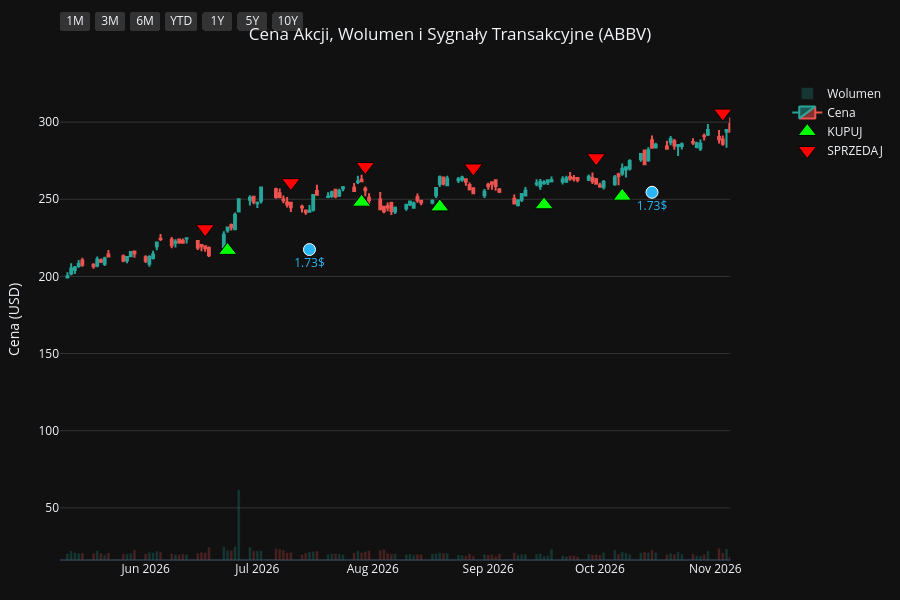
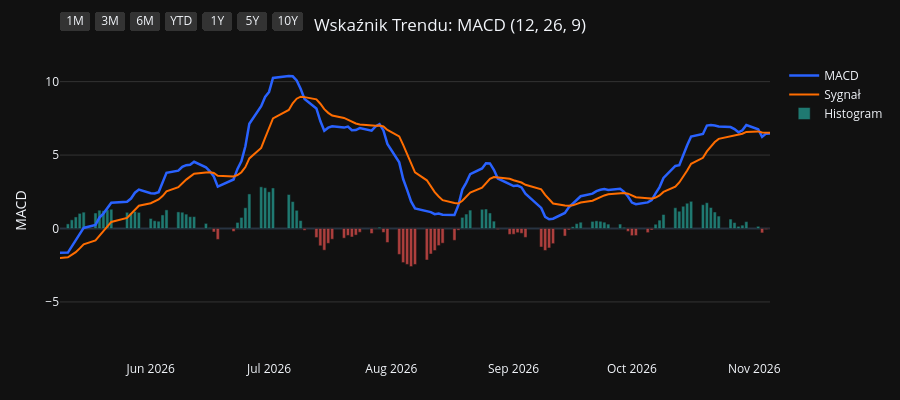
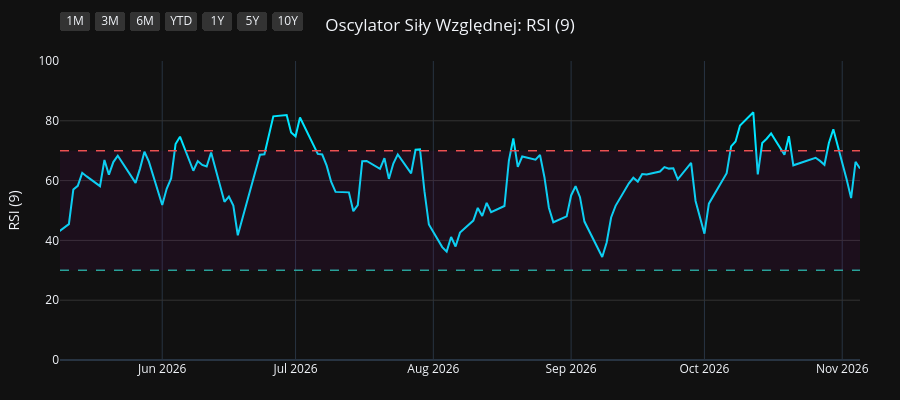
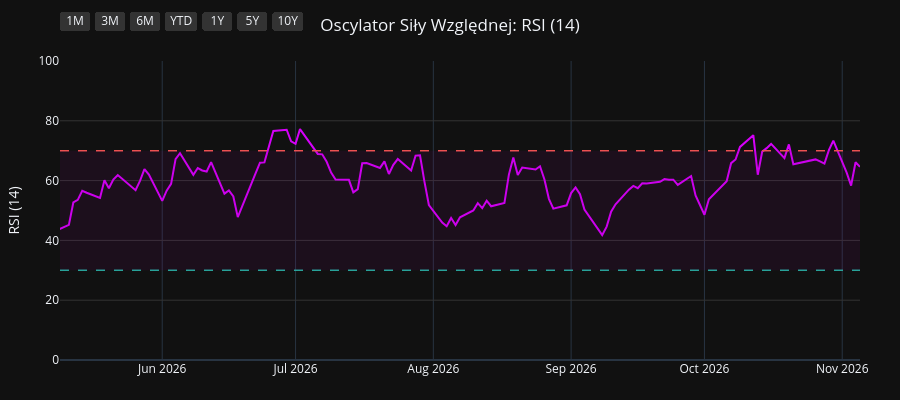

Write notebook code for charts like these, in order.
### Code cell
import os
import yfinance as yf
import pandas as pd
import pandas_ta as ta
import plotly.graph_objects as go
from plotly.subplots import make_subplots

# 1. Pobranie i przygotowanie danych
symbol = os.environ.get("STOCK_TICKER", "").strip().upper()
if not symbol:
    raise RuntimeError("Set STOCK_TICKER before running price_extractor.ipynb")
df = yf.Ticker(symbol).history(period="10y")
df.index = df.index.tz_localize(None)

# Wskaźniki i sygnały
df.ta.macd(fast=12, slow=26, signal=9, append=True)
df.ta.rsi(length=9, append=True)
df.ta.rsi(length=14, append=True)
df.ta.rsi(length=21, append=True)
df.dropna(inplace=True)

macd = df['MACD_12_26_9']
signal = df['MACDs_12_26_9']
wczorajszy_macd = macd.shift(1)
wczorajszy_signal = signal.shift(1)

df['Decyzja'] = 'BRAK'
df.loc[(macd > signal) & (wczorajszy_macd <= wczorajszy_signal), 'Decyzja'] = 'KUPUJ'
df.loc[(macd < signal) & (wczorajszy_macd >= wczorajszy_signal), 'Decyzja'] = 'SPRZEDAJ'

df_kupuj = df[df['Decyzja'] == 'KUPUJ']
df_sprzedaj = df[df['Decyzja'] == 'SPRZEDAJ']
df_dywidendy = df[df['Dividends'] > 0]
df_splity = df[df['Stock Splits'] > 0]

# Wspólna konfiguracja osi X
konfiguracja_osi_x = dict(
    type="date",
    showspikes=True, spikemode="across", spikesnap="cursor", spikedash="dot", spikecolor="#ffffff", spikethickness=1, hoverformat="%Y-%m-%d",
    rangeselector=dict(
        buttons=list([
            dict(count=1, label="1M", step="month", stepmode="backward"),
            dict(count=3, label="3M", step="month", stepmode="backward"),
            dict(count=6, label="6M", step="month", stepmode="backward"),
            dict(count=1, label="YTD", step="year", stepmode="todate"),
            dict(count=1, label="1Y", step="year", stepmode="backward"),
            dict(count=5, label="5Y", step="year", stepmode="backward"),
            dict(step="all", label="10Y")
        ]),
        bgcolor="#333333", activecolor="#2962ff", x=0, y=1.1
    )
)

# ==========================================
# WYKRES 1: CENA + WOLUMEN + SYGNAŁY
# ==========================================
fig1 = make_subplots(specs=[[{"secondary_y": True}]])

kolory_wolumenu = ['#26a69a' if row['Close'] >= row['Open'] else '#ef5350' for index, row in df.iterrows()]
fig1.add_trace(go.Bar(x=df.index, y=df['Volume'], marker_color=kolory_wolumenu, opacity=0.25, name='Wolumen'), secondary_y=True)
fig1.add_trace(go.Candlestick(x=df.index, open=df['Open'], high=df['High'], low=df['Low'], close=df['Close'], name='Cena', increasing_line_color='#26a69a', decreasing_line_color='#ef5350'), secondary_y=False)
fig1.add_trace(go.Scatter(x=df_kupuj.index, y=df_kupuj['Low'] * 0.95, customdata=df_kupuj[['Low', 'High']], mode='markers', marker=dict(symbol='triangle-up', size=16, color='#00ff00', line=dict(width=1, color='black')), name='KUPUJ', hovertemplate='KUPUJ<br>Najniższa: %{customdata[0]:.2f}<br>Najwyższa: %{customdata[1]:.2f}<extra></extra>'), secondary_y=False)
fig1.add_trace(go.Scatter(x=df_sprzedaj.index, y=df_sprzedaj['High'] * 1.05, customdata=df_sprzedaj[['Low', 'High']], mode='markers', marker=dict(symbol='triangle-down', size=16, color='#ff0000', line=dict(width=1, color='black')), name='SPRZEDAJ', hovertemplate='SPRZEDAJ<br>Najniższa: %{customdata[0]:.2f}<br>Najwyższa: %{customdata[1]:.2f}<extra></extra>'), secondary_y=False)

if not df_dywidendy.empty:
    fig1.add_trace(go.Scatter(x=df_dywidendy.index, y=df_dywidendy['Low'] * 0.90, mode='markers+text', marker=dict(symbol='circle', size=12, color='#29b6f6', line=dict(width=1, color='white')), text=df_dywidendy['Dividends'].apply(lambda x: f"{x}$"), textposition="bottom center", name='Dywidenda', showlegend=False, hovertemplate='Dywidenda: %{text}<extra></extra>', textfont=dict(color="#29b6f6")), secondary_y=False)
if not df_splity.empty:
                    fig1.add_trace(go.Scatter(x=df_splity.index, y=df_splity['High'], mode='markers+text', marker=dict(symbol='star', size=16, color='#ffee58', line=dict(width=1, color='black')), text=df_splity['Stock Splits'].apply(lambda x: f"{x:g}:1" if x >= 1 else f"1:{1 / x:g}"), textposition="top center", name='Split', hovertemplate='%{text}<extra></extra>', textfont=dict(color="#ffee58")), secondary_y=False)

fig1.update_layout(title=dict(text=f"Cena Akcji, Wolumen i Sygnały Transakcyjne ({symbol})", x=0.5, xanchor='center'), dragmode='pan', xaxis_rangeslider_visible=False, template='plotly_dark', height=600, hovermode='x unified', margin=dict(l=60, r=40, t=60, b=40))
fig1.update_xaxes(**konfiguracja_osi_x)
fig1.update_xaxes(range=[df.index.max() - pd.Timedelta(days=180), df.index.max()])
fig1.update_yaxes(title_text="Cena (USD)", secondary_y=False, gridcolor='#333333')
fig1.update_yaxes(range=[0, df['Volume'].max() * 4], showgrid=False, showticklabels=False, secondary_y=True)
fig1.show(config={'scrollZoom': True})

# ==========================================
# WYKRES 2: WSKAŹNIK MACD
# ==========================================
fig2 = go.Figure()
fig2.add_trace(go.Scatter(x=df.index, y=df['MACD_12_26_9'], line=dict(color='#2962ff', width=2.5), name='MACD'))
fig2.add_trace(go.Scatter(x=df.index, y=df['MACDs_12_26_9'], line=dict(color='#ff6d00', width=2), name='Sygnał'))
kolory_macd = ['#26a69a' if val >= 0 else '#ef5350' for val in df['MACDh_12_26_9']]
fig2.add_trace(go.Bar(x=df.index, y=df['MACDh_12_26_9'], marker_color=kolory_macd, name='Histogram', opacity=0.7))
fig2.update_layout(title=dict(text="Wskaźnik Trendu: MACD (12, 26, 9)", x=0.5, xanchor='center'), dragmode='pan', xaxis_rangeslider_visible=False, template='plotly_dark', height=400, hovermode='x unified', margin=dict(l=60, r=40, t=60, b=40))
fig2.update_xaxes(**konfiguracja_osi_x)
fig2.update_xaxes(range=[df.index.max() - pd.Timedelta(days=180), df.index.max()])
fig2.update_yaxes(title_text="MACD", gridcolor='#333333')
fig2.show(config={'scrollZoom': True})

# ==========================================
# WYKRES 3: OSCYLATOR RSI (9)
# ==========================================
fig3 = go.Figure()
fig3.add_trace(go.Scatter(x=df.index, y=df['RSI_9'], line=dict(color='#00e5ff', width=2), name='RSI (9)'))
fig3.add_hline(y=70, line_dash="dash", line_color="#ef5350", line_width=1.5)
fig3.add_hline(y=30, line_dash="dash", line_color="#26a69a", line_width=1.5)
fig3.add_hrect(y0=30, y1=70, line_width=0, fillcolor="purple", opacity=0.1)
fig3.update_layout(title=dict(text="Oscylator Siły Względnej: RSI (9)", x=0.5, xanchor='center'), dragmode='pan', xaxis_rangeslider_visible=False, template='plotly_dark', height=400, hovermode='x unified', margin=dict(l=60, r=40, t=60, b=40))
fig3.update_xaxes(**konfiguracja_osi_x)
fig3.update_xaxes(range=[df.index.max() - pd.Timedelta(days=180), df.index.max()])
fig3.update_yaxes(title_text="RSI (9)", range=[0, 100], gridcolor='#333333')
fig3.show(config={'scrollZoom': True})

# ==========================================
# WYKRES 4: OSCYLATOR RSI (14)
# ==========================================
fig4 = go.Figure()
fig4.add_trace(go.Scatter(x=df.index, y=df['RSI_14'], line=dict(color='#d500f9', width=2), name='RSI (14)'))
fig4.add_hline(y=70, line_dash="dash", line_color="#ef5350", line_width=1.5)
fig4.add_hline(y=30, line_dash="dash", line_color="#26a69a", line_width=1.5)
fig4.add_hrect(y0=30, y1=70, line_width=0, fillcolor="purple", opacity=0.1)
fig4.update_layout(title=dict(text="Oscylator Siły Względnej: RSI (14)", x=0.5, xanchor='center'), dragmode='pan', xaxis_rangeslider_visible=False, template='plotly_dark', height=400, hovermode='x unified', margin=dict(l=60, r=40, t=60, b=40))
fig4.update_xaxes(**konfiguracja_osi_x)
fig4.update_xaxes(range=[df.index.max() - pd.Timedelta(days=180), df.index.max()])
fig4.update_yaxes(title_text="RSI (14)", range=[0, 100], gridcolor='#333333')
fig4.show(config={'scrollZoom': True})

# ==========================================
# WYKRES 5: OSCYLATOR RSI (21)
# ==========================================
fig5 = go.Figure()
fig5.add_trace(go.Scatter(x=df.index, y=df['RSI_21'], line=dict(color='#64dd17', width=2), name='RSI (21)'))
fig5.add_hline(y=70, line_dash="dash", line_color="#ef5350", line_width=1.5)
fig5.add_hline(y=30, line_dash="dash", line_color="#26a69a", line_width=1.5)
fig5.add_hrect(y0=30, y1=70, line_width=0, fillcolor="purple", opacity=0.1)
fig5.update_layout(title=dict(text="Oscylator Siły Względnej: RSI (21)", x=0.5, xanchor='center'), dragmode='pan', xaxis_rangeslider_visible=False, template='plotly_dark', height=400, hovermode='x unified', margin=dict(l=60, r=40, t=60, b=40))
fig5.update_xaxes(**konfiguracja_osi_x)
fig5.update_xaxes(range=[df.index.max() - pd.Timedelta(days=180), df.index.max()])
fig5.update_yaxes(title_text="RSI (21)", range=[0, 100], gridcolor='#333333')
fig5.show(config={'scrollZoom': True})

### Figure 1 — Plotly figure (JSON) as saved in the notebook; plotly's stock layout.template omitted (floating-point values rounded to 4 significant figures; data arrays with more than 128 entries replaced by an {"elided": "..."} marker saying what was removed)
{"data": [{"marker": {"color": {"elided": "2480 str values"}}, "name": "Wolumen", "opacity": 0.25, "type": "bar", "x": {"elided": "2480 str values"}, "xaxis": "x", "y": {"elided": "2480 int values"}, "yaxis": "y2"}, {"close": {"elided": "2480 float values"}, "decreasing": {"line": {"color": "#ef5350"}}, "high": {"elided": "2480 float values"}, "increasing": {"line": {"color": "#26a69a"}}, "low": {"elided": "2480 float values"}, "name": "Cena", "open": {"elided": "2480 float values"}, "type": "candlestick", "x": {"elided": "2480 str values"}, "xaxis": "x", "yaxis": "y"}, {"customdata": {"elided": "97x2 float values"}, "hovertemplate": "KUPUJ<br>Najniższa: %{customdata[0]:.2f}<br>Najwyższa: %{customdata[1]:.2f}<extra></extra>", "marker": {"color": "#00ff00", "line": {"color": "black", "width": 1}, "size": 16, "symbol": "triangle-up"}, "mode": "markers", "name": "KUPUJ", "type": "scatter", "x": ["2017-02-15T00:00:00", "2017-04-26T00:00:00", "2017-06-02T00:00:00", "2017-07-21T00:00:00", "2017-08-23T00:00:00", "2017-10-18T00:00:00", "2017-11-09T00:00:00", "2017-11-30T00:00:00", "2017-12-15T00:00:00", "2018-01-03T00:00:00", "2018-02-20T00:00:00", "2018-04-12T00:00:00", "2018-07-06T00:00:00", "2018-07-26T00:00:00", "2018-07-31T00:00:00", "2018-09-27T00:00:00", "2018-11-06T00:00:00", "2018-12-27T00:00:00", "2019-01-18T00:00:00", "2019-02-13T00:00:00", "2019-03-12T00:00:00", "2019-05-16T00:00:00", "2019-06-12T00:00:00", "2019-07-30T00:00:00", "2019-08-09T00:00:00", "2019-08-16T00:00:00", "2019-10-17T00:00:00", "2020-02-06T00:00:00", "2020-03-30T00:00:00", "2020-06-09T00:00:00", "2020-06-22T00:00:00", "2020-07-02T00:00:00", "2020-07-16T00:00:00", "2020-08-17T00:00:00", "2020-08-31T00:00:00", "2020-10-05T00:00:00", "2020-11-02T00:00:00", "2021-01-11T00:00:00", "2021-02-23T00:00:00", "2021-03-10T00:00:00", "2021-03-31T00:00:00", "2021-04-09T00:00:00", "2021-06-14T00:00:00", "2021-07-06T00:00:00", "2021-08-16T00:00:00", "2021-09-27T00:00:00", "2021-12-06T00:00:00", "2022-02-03T00:00:00", "2022-02-25T00:00:00", "2022-03-15T00:00:00", "2022-04-06T00:00:00", "2022-05-13T00:00:00", "2022-06-08T00:00:00", "2022-06-22T00:00:00", "2022-08-16T00:00:00", "2022-09-06T00:00:00", "2022-10-05T00:00:00", "2022-10-13T00:00:00", "2022-11-11T00:00:00", "2023-02-09T00:00:00", "2023-03-15T00:00:00", "2023-04-24T00:00:00", "2023-06-08T00:00:00", "2023-09-13T00:00:00", "2023-10-18T00:00:00", "2023-11-21T00:00:00", "2024-02-05T00:00:00", "2024-04-23T00:00:00", "2024-05-06T00:00:00", "2024-06-03T00:00:00", "2024-07-17T00:00:00", "2024-10-02T00:00:00", "2024-10-30T00:00:00", "2024-11-26T00:00:00", "2024-12-17T00:00:00", "2025-01-28T00:00:00", "2025-04-24T00:00:00", "2025-05-27T00:00:00", "2025-05-29T00:00:00", "2025-07-02T00:00:00", "2025-07-24T00:00:00", "2025-07-29T00:00:00", "2025-08-01T00:00:00", "2025-09-11T00:00:00", "2025-09-30T00:00:00", "2025-11-12T00:00:00", "2025-12-22T00:00:00", "2026-01-07T00:00:00", "2026-01-27T00:00:00", "2026-03-31T00:00:00", "2026-04-08T00:00:00", "2026-04-30T00:00:00", "2026-06-23T00:00:00", "2026-07-29T00:00:00", "2026-08-19T00:00:00", "2026-09-16T00:00:00", "2026-10-07T00:00:00"], "xaxis": "x", "y": [38.57, 41.93, 42.96, 48.05, 46.37, 60.41, 62.41, 63.04, 63.32, 64.23, 77.35, 61.38, 63.31, 62.33, 61.51, 63.28, 56.03, 59.13, 59.9, 55.33, 53.78, 54.96, 54.59, 46.97, 45.57, 44.71, 53.69, 62.85, 53.55, 70.1, 70.89, 72.4, 73.99, 71.33, 70.4, 64.56, 65.28, 81.27, 81.37, 82.2, 82.01, 81.44, 88.75, 89.2, 91.72, 84.11, 94.82, 111.7, 117.4, 122.3, 131.6, 123.1, 120.2, 116.4, 116.2, 111.5, 115.4, 112.6, 120.5, 123.4, 126.6, 136.7, 114.5, 126.9, 127.5, 118.5, 146.2, 147.4, 141.1, 139.2, 149.9, 171.9, 168.0, 157.5, 151.7, 156.3, 159.9, 167.0, 165.9, 172.1, 174.0, 172.0, 173.8, 198.5, 203.8, 207.8, 206.8, 207.3, 205.2, 199.8, 190.2, 195.2, 216.9, 248.1, 245.1, 246.4, 252.0], "yaxis": "y"}, {"customdata": {"elided": "98x2 float values"}, "hovertemplate": "SPRZEDAJ<br>Najniższa: %{customdata[0]:.2f}<br>Najwyższa: %{customdata[1]:.2f}<extra></extra>", "marker": {"color": "#ff0000", "line": {"color": "black", "width": 1}, "size": 16, "symbol": "triangle-down"}, "mode": "markers", "name": "SPRZEDAJ", "type": "scatter", "x": ["2017-01-12T00:00:00", "2017-03-23T00:00:00", "2017-05-11T00:00:00", "2017-07-03T00:00:00", "2017-07-25T00:00:00", "2017-09-26T00:00:00", "2017-10-24T00:00:00", "2017-11-14T00:00:00", "2017-12-04T00:00:00", "2017-12-28T00:00:00", "2018-02-06T00:00:00", "2018-02-28T00:00:00", "2018-05-25T00:00:00", "2018-07-19T00:00:00", "2018-07-27T00:00:00", "2018-08-30T00:00:00", "2018-10-11T00:00:00", "2018-12-10T00:00:00", "2019-01-14T00:00:00", "2019-01-24T00:00:00", "2019-03-08T00:00:00", "2019-04-16T00:00:00", "2019-05-29T00:00:00", "2019-06-25T00:00:00", "2019-08-01T00:00:00", "2019-08-15T00:00:00", "2019-10-08T00:00:00", "2019-11-21T00:00:00", "2020-02-25T00:00:00", "2020-05-27T00:00:00", "2020-06-11T00:00:00", "2020-06-24T00:00:00", "2020-07-09T00:00:00", "2020-07-21T00:00:00", "2020-08-26T00:00:00", "2020-09-01T00:00:00", "2020-10-21T00:00:00", "2020-12-10T00:00:00", "2021-01-26T00:00:00", "2021-03-05T00:00:00", "2021-03-18T00:00:00", "2021-04-07T00:00:00", "2021-05-19T00:00:00", "2021-06-18T00:00:00", "2021-07-30T00:00:00", "2021-09-01T00:00:00", "2021-11-19T00:00:00", "2022-01-05T00:00:00", "2022-02-24T00:00:00", "2022-03-08T00:00:00", "2022-04-04T00:00:00", "2022-04-13T00:00:00", "2022-05-23T00:00:00", "2022-06-09T00:00:00", "2022-07-19T00:00:00", "2022-08-24T00:00:00", "2022-09-30T00:00:00", "2022-10-06T00:00:00", "2022-11-02T00:00:00", "2022-12-14T00:00:00", "2023-03-09T00:00:00", "2023-04-19T00:00:00", "2023-04-27T00:00:00", "2023-08-17T00:00:00", "2023-09-28T00:00:00", "2023-10-19T00:00:00", "2024-01-24T00:00:00", "2024-02-21T00:00:00", "2024-04-26T00:00:00", "2024-05-24T00:00:00", "2024-07-02T00:00:00", "2024-08-26T00:00:00", "2024-10-03T00:00:00", "2024-11-11T00:00:00", "2024-12-16T00:00:00", "2025-01-14T00:00:00", "2025-03-13T00:00:00", "2025-05-14T00:00:00", "2025-05-28T00:00:00", "2025-06-18T00:00:00", "2025-07-21T00:00:00", "2025-07-28T00:00:00", "2025-07-30T00:00:00", "2025-09-05T00:00:00", "2025-09-25T00:00:00", "2025-10-09T00:00:00", "2025-11-28T00:00:00", "2026-01-05T00:00:00", "2026-01-08T00:00:00", "2026-03-09T00:00:00", "2026-04-07T00:00:00", "2026-04-22T00:00:00", "2026-06-17T00:00:00", "2026-07-10T00:00:00", "2026-07-30T00:00:00", "2026-08-28T00:00:00", "2026-09-30T00:00:00", "2026-11-03T00:00:00"], "xaxis": "x", "y": [43.35, 46.63, 47.01, 52.02, 53.61, 62.5, 68.17, 68.73, 69.99, 71.25, 82.8, 87.52, 76.0, 69.44, 68.69, 72.75, 69.51, 66.12, 66.24, 67.36, 59.44, 62.74, 60.41, 54.54, 52.65, 50.33, 58.57, 69.05, 75.3, 74.41, 79.22, 79.44, 81.59, 82.61, 78.14, 79.39, 70.59, 91.5, 94.46, 90.81, 89.11, 90.08, 100.1, 98.1, 103.5, 105.6, 103.6, 121.5, 129.4, 133.1, 145.5, 147.8, 136.2, 134.8, 135.8, 126.1, 128.7, 129.3, 135.3, 151.6, 139.2, 150.2, 143.2, 142.9, 144.7, 141.2, 161.1, 169.5, 162.2, 153.8, 163.3, 193.5, 192.6, 175.9, 170.7, 174.1, 212.6, 188.3, 186.8, 187.8, 192.2, 193.5, 195.0, 217.0, 225.0, 236.6, 232.5, 231.7, 236.1, 237.1, 212.2, 213.5, 230.9, 260.8, 271.2, 270.3, 276.9, 305.9], "yaxis": "y"}, {"hovertemplate": "Dywidenda: %{text}<extra></extra>", "marker": {"color": "#29b6f6", "line": {"color": "white", "width": 1}, "size": 12, "symbol": "circle"}, "mode": "markers+text", "name": "Dywidenda", "showlegend": false, "text": ["0.64$", "0.64$", "0.64$", "0.64$", "0.71$", "0.96$", "0.96$", "0.96$", "1.07$", "1.07$", "1.07$", "1.07$", "1.18$", "1.18$", "1.18$", "1.18$", "1.3$", "1.3$", "1.3$", "1.3$", "1.41$", "1.41$", "1.41$", "1.41$", "1.48$", "1.48$", "1.48$", "1.48$", "1.55$", "1.55$", "1.55$", "1.55$", "1.64$", "1.64$", "1.64$", "1.64$", "1.73$", "1.73$", "1.73$", "1.73$"], "textfont": {"color": "#29b6f6"}, "textposition": "bottom center", "type": "scatter", "x": ["2017-01-11T00:00:00", "2017-04-11T00:00:00", "2017-07-12T00:00:00", "2017-10-12T00:00:00", "2018-01-11T00:00:00", "2018-04-12T00:00:00", "2018-07-12T00:00:00", "2018-10-12T00:00:00", "2019-01-14T00:00:00", "2019-04-12T00:00:00", "2019-07-12T00:00:00", "2019-10-11T00:00:00", "2020-01-14T00:00:00", "2020-04-14T00:00:00", "2020-07-14T00:00:00", "2020-10-14T00:00:00", "2021-01-14T00:00:00", "2021-04-14T00:00:00", "2021-07-14T00:00:00", "2021-10-14T00:00:00", "2022-01-13T00:00:00", "2022-04-13T00:00:00", "2022-07-14T00:00:00", "2022-10-13T00:00:00", "2023-01-12T00:00:00", "2023-04-13T00:00:00", "2023-07-13T00:00:00", "2023-10-12T00:00:00", "2024-01-12T00:00:00", "2024-04-12T00:00:00", "2024-07-15T00:00:00", "2024-10-15T00:00:00", "2025-01-15T00:00:00", "2025-04-15T00:00:00", "2025-07-15T00:00:00", "2025-10-15T00:00:00", "2026-01-16T00:00:00", "2026-04-15T00:00:00", "2026-07-15T00:00:00", "2026-10-15T00:00:00"], "xaxis": "x", "y": [36.65, 38.68, 43.95, 56.43, 61.62, 58.15, 60.04, 57.33, 55.16, 52.81, 46.03, 50.13, 59.92, 56.27, 68.06, 61.77, 79.66, 77.74, 86.66, 81.23, 101.2, 120.1, 115.1, 106.7, 119.9, 128.1, 107.0, 119.7, 133.4, 132.8, 140.2, 161.5, 143.8, 151.7, 160.5, 196.9, 188.4, 182.6, 217.4, 254.5], "yaxis": "y"}], "layout": {"dragmode": "pan", "height": 600, "hovermode": "x unified", "margin": {"b": 40, "l": 60, "r": 40, "t": 60}, "title": {"text": "Cena Akcji, Wolumen i Sygnały Transakcyjne (ABBV)", "x": 0.5, "xanchor": "center"}, "xaxis": {"anchor": "y", "domain": [0.0, 0.94], "hoverformat": "%Y-%m-%d", "range": ["2026-05-09T00:00:00", "2026-11-05T00:00:00"], "rangeselector": {"activecolor": "#2962ff", "bgcolor": "#333333", "buttons": [{"count": 1, "label": "1M", "step": "month", "stepmode": "backward"}, {"count": 3, "label": "3M", "step": "month", "stepmode": "backward"}, {"count": 6, "label": "6M", "step": "month", "stepmode": "backward"}, {"count": 1, "label": "YTD", "step": "year", "stepmode": "todate"}, {"count": 1, "label": "1Y", "step": "year", "stepmode": "backward"}, {"count": 5, "label": "5Y", "step": "year", "stepmode": "backward"}, {"label": "10Y", "step": "all"}], "x": 0, "y": 1.1}, "rangeslider": {"visible": false}, "showspikes": true, "spikecolor": "#ffffff", "spikedash": "dot", "spikemode": "across", "spikesnap": "cursor", "spikethickness": 1, "type": "date"}, "yaxis": {"anchor": "x", "domain": [0.0, 1.0], "gridcolor": "#333333", "title": {"text": "Cena (USD)"}}, "yaxis2": {"anchor": "x", "overlaying": "y", "range": [0, 360527200], "showgrid": false, "showticklabels": false, "side": "right"}}}

### Figure 2 — Plotly figure (JSON) as saved in the notebook; plotly's stock layout.template omitted (floating-point values rounded to 4 significant figures; data arrays with more than 128 entries replaced by an {"elided": "..."} marker saying what was removed)
{"data": [{"line": {"color": "#2962ff", "width": 2.5}, "name": "MACD", "type": "scatter", "x": {"elided": "2480 str values"}, "y": {"elided": "2480 float values"}}, {"line": {"color": "#ff6d00", "width": 2}, "name": "Sygnał", "type": "scatter", "x": {"elided": "2480 str values"}, "y": {"elided": "2480 float values"}}, {"marker": {"color": {"elided": "2480 str values"}}, "name": "Histogram", "opacity": 0.7, "type": "bar", "x": {"elided": "2480 str values"}, "y": {"elided": "2480 float values"}}], "layout": {"dragmode": "pan", "height": 400, "hovermode": "x unified", "margin": {"b": 40, "l": 60, "r": 40, "t": 60}, "title": {"text": "Wskaźnik Trendu: MACD (12, 26, 9)", "x": 0.5, "xanchor": "center"}, "xaxis": {"hoverformat": "%Y-%m-%d", "range": ["2026-05-09T00:00:00", "2026-11-05T00:00:00"], "rangeselector": {"activecolor": "#2962ff", "bgcolor": "#333333", "buttons": [{"count": 1, "label": "1M", "step": "month", "stepmode": "backward"}, {"count": 3, "label": "3M", "step": "month", "stepmode": "backward"}, {"count": 6, "label": "6M", "step": "month", "stepmode": "backward"}, {"count": 1, "label": "YTD", "step": "year", "stepmode": "todate"}, {"count": 1, "label": "1Y", "step": "year", "stepmode": "backward"}, {"count": 5, "label": "5Y", "step": "year", "stepmode": "backward"}, {"label": "10Y", "step": "all"}], "x": 0, "y": 1.1}, "rangeslider": {"visible": false}, "showspikes": true, "spikecolor": "#ffffff", "spikedash": "dot", "spikemode": "across", "spikesnap": "cursor", "spikethickness": 1, "type": "date"}, "yaxis": {"gridcolor": "#333333", "title": {"text": "MACD"}}}}

### Figure 3 — Plotly figure (JSON) as saved in the notebook; plotly's stock layout.template omitted (floating-point values rounded to 4 significant figures; data arrays with more than 128 entries replaced by an {"elided": "..."} marker saying what was removed)
{"data": [{"line": {"color": "#00e5ff", "width": 2}, "name": "RSI (9)", "type": "scatter", "x": {"elided": "2480 str values"}, "y": {"elided": "2480 float values"}}], "layout": {"dragmode": "pan", "height": 400, "hovermode": "x unified", "margin": {"b": 40, "l": 60, "r": 40, "t": 60}, "shapes": [{"line": {"color": "#ef5350", "dash": "dash", "width": 1.5}, "type": "line", "x0": 0, "x1": 1, "xref": "x domain", "y0": 70, "y1": 70, "yref": "y"}, {"line": {"color": "#26a69a", "dash": "dash", "width": 1.5}, "type": "line", "x0": 0, "x1": 1, "xref": "x domain", "y0": 30, "y1": 30, "yref": "y"}, {"fillcolor": "purple", "line": {"width": 0}, "opacity": 0.1, "type": "rect", "x0": 0, "x1": 1, "xref": "x domain", "y0": 30, "y1": 70, "yref": "y"}], "title": {"text": "Oscylator Siły Względnej: RSI (9)", "x": 0.5, "xanchor": "center"}, "xaxis": {"hoverformat": "%Y-%m-%d", "range": ["2026-05-09T00:00:00", "2026-11-05T00:00:00"], "rangeselector": {"activecolor": "#2962ff", "bgcolor": "#333333", "buttons": [{"count": 1, "label": "1M", "step": "month", "stepmode": "backward"}, {"count": 3, "label": "3M", "step": "month", "stepmode": "backward"}, {"count": 6, "label": "6M", "step": "month", "stepmode": "backward"}, {"count": 1, "label": "YTD", "step": "year", "stepmode": "todate"}, {"count": 1, "label": "1Y", "step": "year", "stepmode": "backward"}, {"count": 5, "label": "5Y", "step": "year", "stepmode": "backward"}, {"label": "10Y", "step": "all"}], "x": 0, "y": 1.1}, "rangeslider": {"visible": false}, "showspikes": true, "spikecolor": "#ffffff", "spikedash": "dot", "spikemode": "across", "spikesnap": "cursor", "spikethickness": 1, "type": "date"}, "yaxis": {"gridcolor": "#333333", "range": [0, 100], "title": {"text": "RSI (9)"}}}}

### Figure 4 — Plotly figure (JSON) as saved in the notebook; plotly's stock layout.template omitted (floating-point values rounded to 4 significant figures; data arrays with more than 128 entries replaced by an {"elided": "..."} marker saying what was removed)
{"data": [{"line": {"color": "#d500f9", "width": 2}, "name": "RSI (14)", "type": "scatter", "x": {"elided": "2480 str values"}, "y": {"elided": "2480 float values"}}], "layout": {"dragmode": "pan", "height": 400, "hovermode": "x unified", "margin": {"b": 40, "l": 60, "r": 40, "t": 60}, "shapes": [{"line": {"color": "#ef5350", "dash": "dash", "width": 1.5}, "type": "line", "x0": 0, "x1": 1, "xref": "x domain", "y0": 70, "y1": 70, "yref": "y"}, {"line": {"color": "#26a69a", "dash": "dash", "width": 1.5}, "type": "line", "x0": 0, "x1": 1, "xref": "x domain", "y0": 30, "y1": 30, "yref": "y"}, {"fillcolor": "purple", "line": {"width": 0}, "opacity": 0.1, "type": "rect", "x0": 0, "x1": 1, "xref": "x domain", "y0": 30, "y1": 70, "yref": "y"}], "title": {"text": "Oscylator Siły Względnej: RSI (14)", "x": 0.5, "xanchor": "center"}, "xaxis": {"hoverformat": "%Y-%m-%d", "range": ["2026-05-09T00:00:00", "2026-11-05T00:00:00"], "rangeselector": {"activecolor": "#2962ff", "bgcolor": "#333333", "buttons": [{"count": 1, "label": "1M", "step": "month", "stepmode": "backward"}, {"count": 3, "label": "3M", "step": "month", "stepmode": "backward"}, {"count": 6, "label": "6M", "step": "month", "stepmode": "backward"}, {"count": 1, "label": "YTD", "step": "year", "stepmode": "todate"}, {"count": 1, "label": "1Y", "step": "year", "stepmode": "backward"}, {"count": 5, "label": "5Y", "step": "year", "stepmode": "backward"}, {"label": "10Y", "step": "all"}], "x": 0, "y": 1.1}, "rangeslider": {"visible": false}, "showspikes": true, "spikecolor": "#ffffff", "spikedash": "dot", "spikemode": "across", "spikesnap": "cursor", "spikethickness": 1, "type": "date"}, "yaxis": {"gridcolor": "#333333", "range": [0, 100], "title": {"text": "RSI (14)"}}}}
